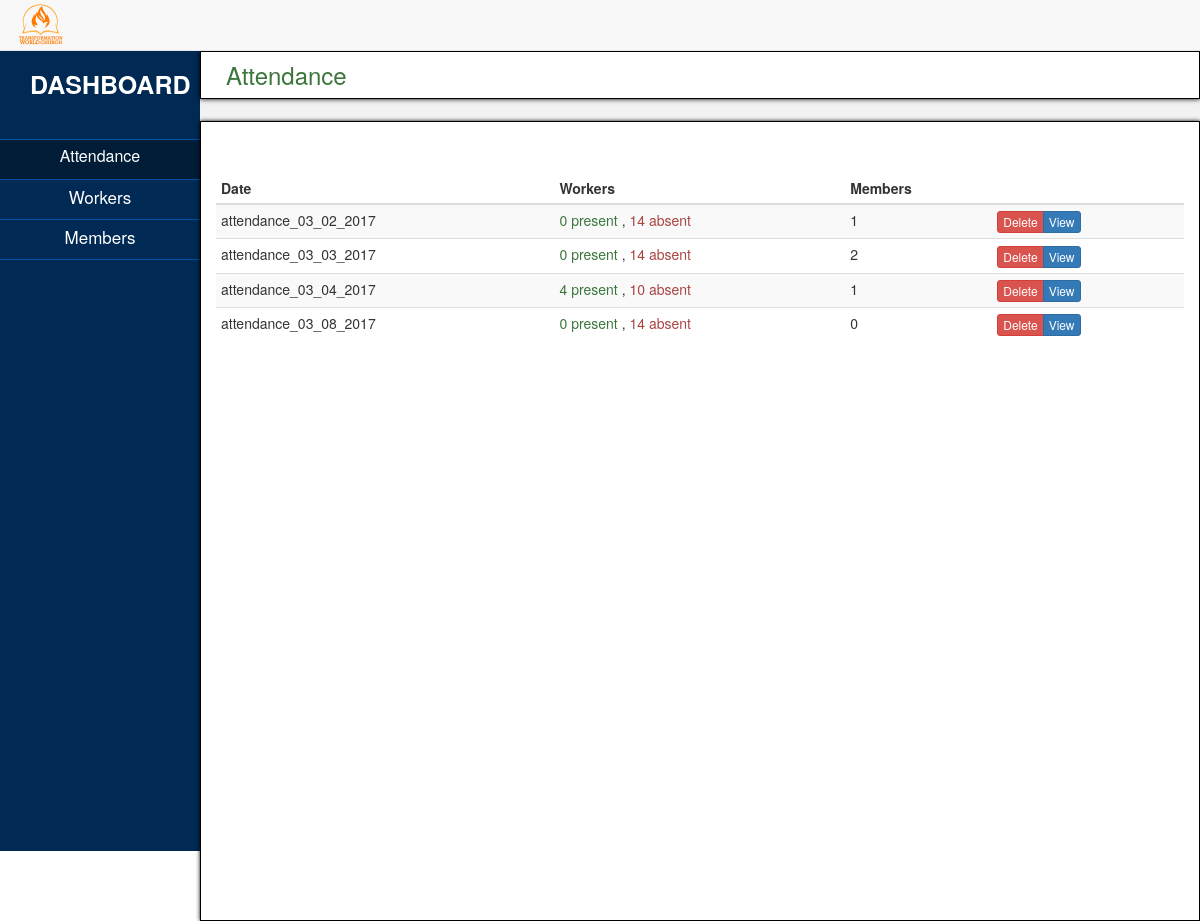
Screenshot of /administrator/index.php with the database file from the repository.
### tables this page shows
CREATE TABLE `attendance` (
  `id` int(200) NOT NULL,
  `name` varchar(100) NOT NULL
);

### administrator/index.php (the view, shortened to what this page needs)
<?php
	require_once('mysqli.php');
	$result=mysqli_query($connection,"SELECT *FROM attendance");
	$no_of_workers=mysqli_query($connection,"SELECT *FROM workers ");
	$no_of_workers=mysqli_num_rows($no_of_workers);
?>
<!DOCTYPE html>
<html>
<head>
	<link href="css/bootstrap.min.css" rel="stylesheet">
	<link href="css/attendance.css" rel="stylesheet">
</head>
<body class='container-fluid' >
	<nav class='navbar navbar-default navbar-fixed-top' style='padding-top:0px;margin-top:0px;'>
		<div class='navbar-heading' style='padding-top:0px; margin-top:0px;'>
			<div class='navbar-title' style='padding-top:0px; margin-top:0px;' >
				<a href='' class='navbar-brand' style='padding-top:0px;margin-top:0px;'><img margin-top:0px;  src='../images/ChurchLogo.png' width='50px' height='100px' alt='logo' class='img-responsive'/> </a>
			</div>
		</div>
	</nav>
	<div class='row overall-content'>
		<div class='display-table col-lg-12 col-xs-12 '>
			<div class='display-row col-lg-12 col-xs-12 '>
				<div class='sidebar display-cell col-lg-2 col-xs-2 '>
					<h4 class='col-lg-12'>DASHBOARD</h4>
					<ul class='col-lg-12 col-xs-12'>
						<li><a href='index.php' class='col-lg-12 col-xs-12 active'>Attendance</a></li>
						<li><a href='workers.php' class='col-lg-12 col-xs-12 '>Workers</a></li>
						<li><a href='members.php' class='col-lg-12 col-xs-12 '>Members</a></li>
					</ul>
				</div>
				<div class='display-cell col-lg-10 col-xs-10 '>
					<div class='col-lg-12 col-xs-12 body'>
						<div class='body-header col-lg-12'>
							<h4 class='text-success'> Attendance</h4>
						</div>
						<div class='body-content'>
							<div class='col-lg-12'></div>
							<div class='table-responsive col-lg-12'>
								<table class='table table-striped att-form table-condensed'>
									<thead>
										<tr>
											<th>Date</th>
											<th>Workers</th>
											<th>Members</th>
											<th></th>
										</tr>
									</thead>
									<tbody>
									<?php while($res=mysqli_fetch_array($result))
									{ $atten=$res['name'];
										$resu1=mysqli_query($connection,"SELECT *FROM $atten WHERE unit!='null'");
										$resu2=mysqli_query($connection,"SELECT *FROM $atten WHERE unit='null' ");
										$resu1=mysqli_num_rows($resu1);
										$resu2=mysqli_num_rows($resu2);
										$absent=$no_of_workers-$resu1;
										?>
										<tr>
											<td><?php echo $atten; ?></td>
									<td><?php echo "<span class='text-success'>{$resu1} present</span>";?> ,
										<?php echo "<span class='text-danger'>{$absent} absent</span>"; ?> </td>
											<td><?php echo $resu2;?></td>
											<td>
												<div class='btn-group btn-group-xs'>
													<button data-id=<?php echo $res['id']?> data-name=<?php echo $atten;?> class='btn btn-danger del'>Delete</button>
													<button class='btn btn-primary'><a href=<?php echo 'viewattendance.php?atten='.urlencode($atten) ;?> style=''>View</a></button>
												</div>
											</td>
										</tr>
									<?php } ?>
									</tbody>
								</table>
							</div>
						</div>
					</div>
				</div>
			</div>
		</div>
	</div>
</body>
</html>

### administrator/css/attendance.css (style rules this page uses)
body , html { height:100%; padding:0px; margin:0px; }
.container-fluid { padding:0px; margin:0px; }
.overall-content { height:100%; padding:0px; margin:0px; margin-top:51px; }
.display-table { padding:0px; margin:0px; display:table; height:100%; }
.display-row { padding:0px; margin:0px; order:1px solid red; display:table-row; height:100%; }
.display-cell { order:1px solid black; display:table-cell; height:100%; padding:0px; }
.sidebar { background:rgb(0,41,83); color:white; padding:0px; padding-top:10px; }
.sidebar h4 { padding-left:30px; font-size:25px; font-weight:bold; }
.sidebar ul { margin-top:30px; border-top:1px solid rgb(0,80,159); padding:0px; }
.sidebar ul li { order:1px solid red; padding:0px; margin:0px; list-style-type:none; }
.sidebar ul li a { border-bottom:1px solid rgb(0,80,159); text-decoration:none; color:white; margin:0px; height:40px; text-align:center; font-size:17px; padding-top:5px; }
.sidebar ul li a.active { background:rgb(0,28,55); font-size:16px; }
.body { height:100%; background:#f2f2f3; padding:0px; }
.body-header { border:1px solid black; background:white; box-shadow:0px 0px 5px black; }
.body-header h4 { padding-left:10px; font-size:24px; }
.body-content { padding-top:50px; border:1px solid black; margin-top:70px; background-color:white; height:100%; box-shadow:0px 0px 4px black; }
.att-form { overflow:scroll; }
.att-form a { color:white; text-decoration:none; }

### rows the page displays
attendance: name "attendance_03_02_2017", resu1 "0", absent "14", resu2 "1"
attendance: name "attendance_03_03_2017", resu1 "0", absent "14", resu2 "2"
attendance: name "attendance_03_04_2017", resu1 "4", absent "10", resu2 "1"
attendance: name "attendance_03_08_2017", resu1 "0", absent "14", resu2 "0"
